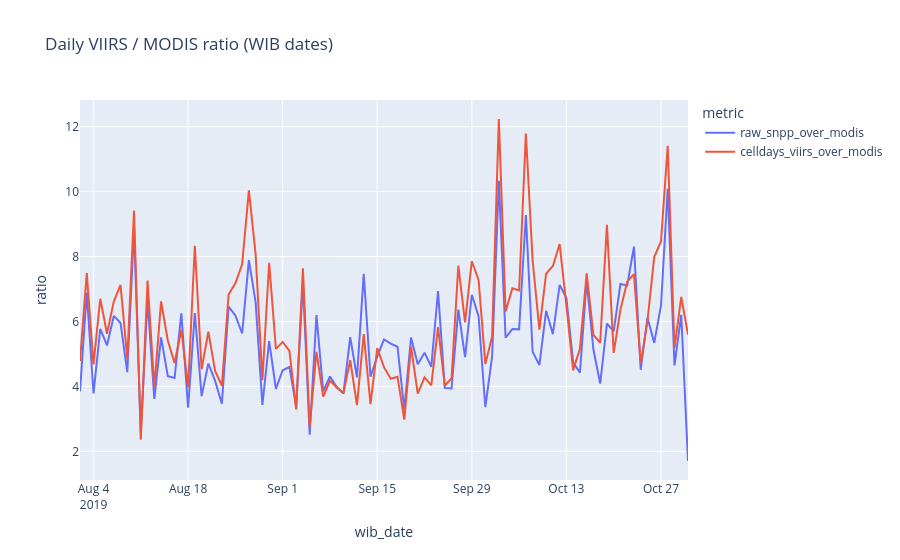

The notebook cell this image was saved under:
### Code cell
px.line(ratios.reset_index().melt(id_vars='wib_date', var_name='metric', value_name='ratio'),
        x='wib_date', y='ratio', color='metric', title='Daily VIIRS / MODIS ratio (WIB dates)')
